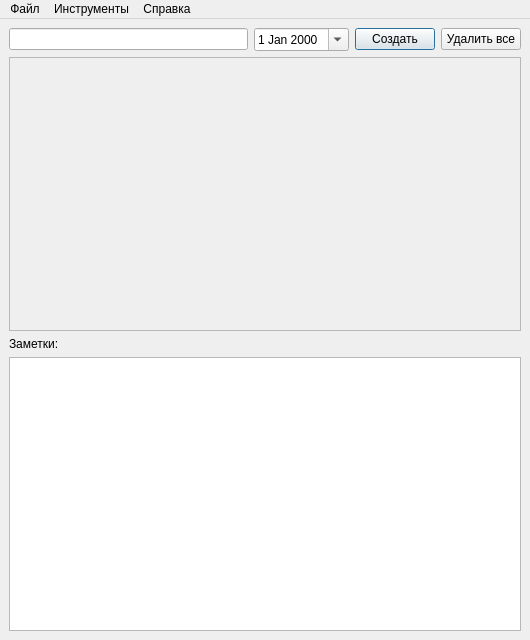
<?xml version="1.0" encoding="UTF-8"?>
<ui version="4.0">
 <class>MainWindow</class>
 <widget class="QMainWindow" name="MainWindow">
  <property name="geometry">
   <rect>
    <x>0</x>
    <y>0</y>
    <width>530</width>
    <height>640</height>
   </rect>
  </property>
  <property name="windowTitle">
   <string>MainWindow</string>
  </property>
  <property name="styleSheet">
   <string notr="true"/>
  </property>
  <widget class="QWidget" name="centralwidget">
   <layout class="QVBoxLayout" name="verticalLayout">
    <item>
     <layout class="QHBoxLayout" name="mainLay">
      <item>
       <widget class="QLineEdit" name="lineEdit">
        <property name="styleSheet">
         <string notr="true"/>
        </property>
        <property name="clearButtonEnabled">
         <bool>false</bool>
        </property>
       </widget>
      </item>
      <item>
       <widget class="QDateEdit" name="dateEdit">
        <property name="calendarPopup">
         <bool>true</bool>
        </property>
        <property name="timeSpec">
         <enum>Qt::LocalTime</enum>
        </property>
       </widget>
      </item>
      <item>
       <widget class="QPushButton" name="pushButton">
        <property name="text">
         <string>Создать</string>
        </property>
        <property name="autoDefault">
         <bool>true</bool>
        </property>
        <property name="default">
         <bool>true</bool>
        </property>
       </widget>
      </item>
      <item>
       <widget class="QPushButton" name="pushButton_del">
        <property name="text">
         <string>Удалить все</string>
        </property>
       </widget>
      </item>
     </layout>
    </item>
    <item>
     <widget class="QScrollArea" name="scrollArea">
      <property name="styleSheet">
       <string notr="true"/>
      </property>
      <property name="widgetResizable">
       <bool>true</bool>
      </property>
      <widget class="QWidget" name="scrollAreaWidgetContents">
       <property name="geometry">
        <rect>
         <x>0</x>
         <y>0</y>
         <width>506</width>
         <height>259</height>
        </rect>
       </property>
       <property name="sizePolicy">
        <sizepolicy hsizetype="Preferred" vsizetype="Expanding">
         <horstretch>0</horstretch>
         <verstretch>0</verstretch>
        </sizepolicy>
       </property>
       <layout class="QGridLayout" name="gridLayout">
        <item row="0" column="2">
         <layout class="QVBoxLayout" name="dateLay"/>
        </item>
        <item row="0" column="1">
         <layout class="QVBoxLayout" name="lineEdLay">
          <property name="sizeConstraint">
           <enum>QLayout::SetMinAndMaxSize</enum>
          </property>
         </layout>
        </item>
        <item row="0" column="4">
         <layout class="QVBoxLayout" name="editLay">
          <property name="sizeConstraint">
           <enum>QLayout::SetMinAndMaxSize</enum>
          </property>
         </layout>
        </item>
        <item row="0" column="0">
         <layout class="QVBoxLayout" name="checkLay">
          <property name="sizeConstraint">
           <enum>QLayout::SetMinAndMaxSize</enum>
          </property>
         </layout>
        </item>
        <item row="0" column="5">
         <layout class="QVBoxLayout" name="delLay">
          <property name="sizeConstraint">
           <enum>QLayout::SetMinAndMaxSize</enum>
          </property>
         </layout>
        </item>
       </layout>
      </widget>
     </widget>
    </item>
    <item>
     <widget class="QLabel" name="label_2">
      <property name="text">
       <string>Заметки:</string>
      </property>
     </widget>
    </item>
    <item>
     <widget class="QTextEdit" name="textEdit">
      <property name="styleSheet">
       <string notr="true"/>
      </property>
     </widget>
    </item>
   </layout>
  </widget>
  <widget class="QMenuBar" name="menubar">
   <property name="geometry">
    <rect>
     <x>0</x>
     <y>0</y>
     <width>530</width>
     <height>25</height>
    </rect>
   </property>
   <widget class="QMenu" name="menu">
    <property name="title">
     <string>Файл</string>
    </property>
    <addaction name="action"/>
   </widget>
   <widget class="QMenu" name="menu_2">
    <property name="title">
     <string>Инструменты</string>
    </property>
    <addaction name="separator"/>
    <addaction name="action_5"/>
   </widget>
   <widget class="QMenu" name="menu_3">
    <property name="title">
     <string>Справка</string>
    </property>
    <addaction name="action_3"/>
   </widget>
   <addaction name="menu"/>
   <addaction name="menu_2"/>
   <addaction name="menu_3"/>
  </widget>
  <action name="action">
   <property name="text">
    <string>Сохранить файл, как...</string>
   </property>
  </action>
  <action name="action_2">
   <property name="text">
    <string>Настройки</string>
   </property>
  </action>
  <action name="action_3">
   <property name="text">
    <string>О программе</string>
   </property>
  </action>
  <action name="action_5">
   <property name="text">
    <string>Настройки</string>
   </property>
  </action>
 </widget>
 <resources/>
 <connections/>
</ui>
